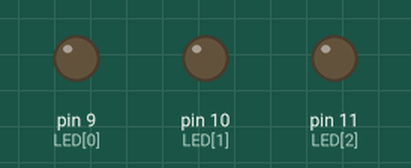
Recording of a sketch running on a simulated Arduino Uno, built with avr-gcc and run on an emulated ATmega328P. Shown: output pins drawn as LEDs (lit = HIGH).

Above: at 0.15 s.
Timing chart, 0 to 0.3 s (numbered marks = the images above):
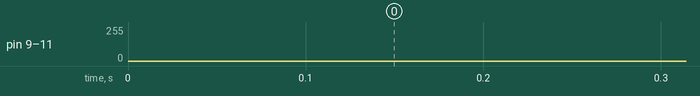

The sketch:

task-4.ino
```cpp
/*
 * Jacob Koziej
 * millis-micros (task 4)
 * 2020-10-29
 * 2020-11-02
 */

const uint8_t  LED[]    = {9, 10, 11};
const uint16_t PERIOD[] = {1000, 10, 200};  // 1Hz, 100Hz, 5Hz
const uint16_t STEP[] = {
	// Cast type to calculate step correctly
	((uint32_t) PERIOD[0] * 1000 / 256),
	((uint32_t) PERIOD[1] * 1000 / 256),
	((uint32_t) PERIOD[2] * 1000 / 256)
};

uint32_t t_init[3];
uint32_t t_init_step[3];
uint8_t  fade_lvl[3];

void setup()
{
	uint32_t capture_millis = millis();
	uint32_t capture_micros = micros();

	for (int i = 0; i < 3; i ++) {
		pinMode(LED[i], OUTPUT);
		digitalWrite(LED[i], LOW);
		t_init[i]      = capture_millis;
		t_init_step[i] = capture_micros;
	}
}

void loop()
{
	for (int i = 0; i < 3; i++) {
		uint32_t current_millis = millis();
		uint32_t current_micros = micros();

		if (current_millis - t_init[i] >= PERIOD[i]) {
			fade_lvl[i]    = 0;
			t_init[i]      = current_millis;
			t_init_step[i] = current_micros;
		}

		if (current_micros - t_init_step[i] >= STEP[i]) {
			t_init_step[i] = current_micros;
			analogWrite(LED[i], ++fade_lvl[i]);
		}
	}
}
```
